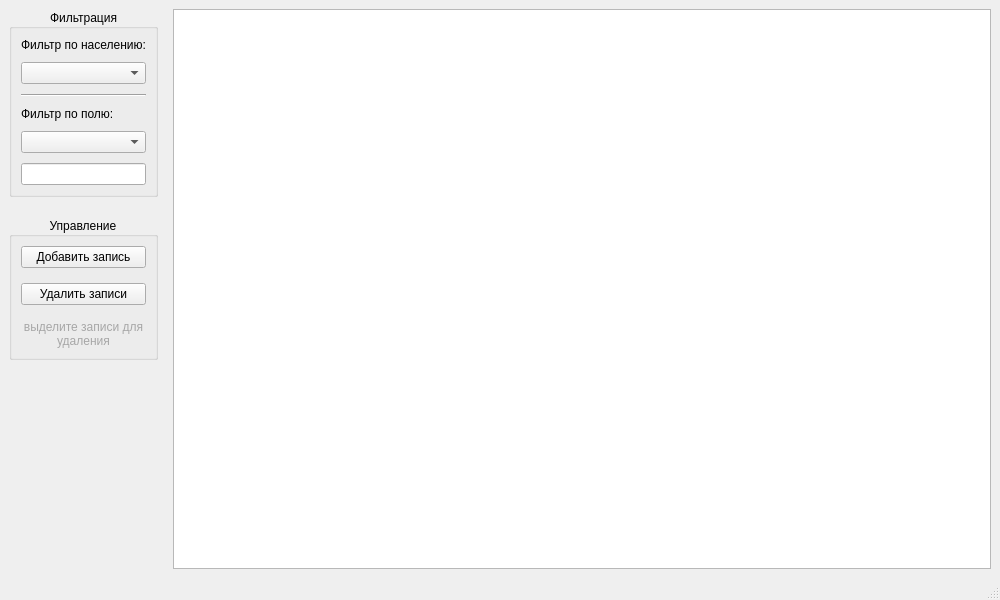
<?xml version="1.0" encoding="UTF-8"?>
<ui version="4.0">
 <class>MainWindow</class>
 <widget class="QMainWindow" name="MainWindow">
  <property name="geometry">
   <rect>
    <x>0</x>
    <y>0</y>
    <width>1000</width>
    <height>600</height>
   </rect>
  </property>
  <property name="minimumSize">
   <size>
    <width>600</width>
    <height>0</height>
   </size>
  </property>
  <property name="windowTitle">
   <string>Редактор базы данных</string>
  </property>
  <widget class="QWidget" name="centralwidget">
   <layout class="QGridLayout" name="gridLayout">
    <property name="horizontalSpacing">
     <number>15</number>
    </property>
    <item row="0" column="1" rowspan="2">
     <widget class="QTableView" name="tableView"/>
    </item>
    <item row="1" column="0">
     <spacer name="verticalSpacer">
      <property name="orientation">
       <enum>Qt::Vertical</enum>
      </property>
      <property name="sizeHint" stdset="0">
       <size>
        <width>20</width>
        <height>40</height>
       </size>
      </property>
     </spacer>
    </item>
    <item row="0" column="0">
     <layout class="QVBoxLayout" name="verticalLayout">
      <property name="spacing">
       <number>20</number>
      </property>
      <item>
       <widget class="QGroupBox" name="group_filters">
        <property name="title">
         <string>Фильтрация</string>
        </property>
        <property name="alignment">
         <set>Qt::AlignCenter</set>
        </property>
        <layout class="QVBoxLayout" name="verticalLayout_2">
         <property name="spacing">
          <number>10</number>
         </property>
         <item>
          <widget class="QLabel" name="label">
           <property name="text">
            <string>Фильтр по населению:</string>
           </property>
          </widget>
         </item>
         <item>
          <widget class="QComboBox" name="cbox_population"/>
         </item>
         <item>
          <widget class="Line" name="line">
           <property name="orientation">
            <enum>Qt::Horizontal</enum>
           </property>
          </widget>
         </item>
         <item>
          <widget class="QLabel" name="label_2">
           <property name="text">
            <string>Фильтр по полю:</string>
           </property>
          </widget>
         </item>
         <item>
          <widget class="QComboBox" name="cbox_filter"/>
         </item>
         <item>
          <widget class="QLineEdit" name="line_filter">
           <property name="sizePolicy">
            <sizepolicy hsizetype="Preferred" vsizetype="Fixed">
             <horstretch>0</horstretch>
             <verstretch>0</verstretch>
            </sizepolicy>
           </property>
          </widget>
         </item>
        </layout>
       </widget>
      </item>
      <item>
       <widget class="QGroupBox" name="groupBox">
        <property name="title">
         <string>Управление</string>
        </property>
        <property name="alignment">
         <set>Qt::AlignCenter</set>
        </property>
        <layout class="QVBoxLayout" name="verticalLayout_3">
         <property name="spacing">
          <number>15</number>
         </property>
         <item>
          <widget class="QPushButton" name="btn_add">
           <property name="text">
            <string>Добавить запись</string>
           </property>
          </widget>
         </item>
         <item>
          <widget class="QPushButton" name="btn_remove">
           <property name="text">
            <string>Удалить записи</string>
           </property>
          </widget>
         </item>
         <item>
          <widget class="QLabel" name="label_3">
           <property name="styleSheet">
            <string notr="true">color: rgba(0, 0, 0, 75);</string>
           </property>
           <property name="text">
            <string>выделите записи для удаления</string>
           </property>
           <property name="alignment">
            <set>Qt::AlignCenter</set>
           </property>
           <property name="wordWrap">
            <bool>true</bool>
           </property>
          </widget>
         </item>
        </layout>
       </widget>
      </item>
     </layout>
    </item>
   </layout>
  </widget>
  <widget class="QMenuBar" name="menubar">
   <property name="geometry">
    <rect>
     <x>0</x>
     <y>0</y>
     <width>1000</width>
     <height>22</height>
    </rect>
   </property>
  </widget>
  <widget class="QStatusBar" name="statusbar"/>
 </widget>
 <resources/>
 <connections/>
</ui>
